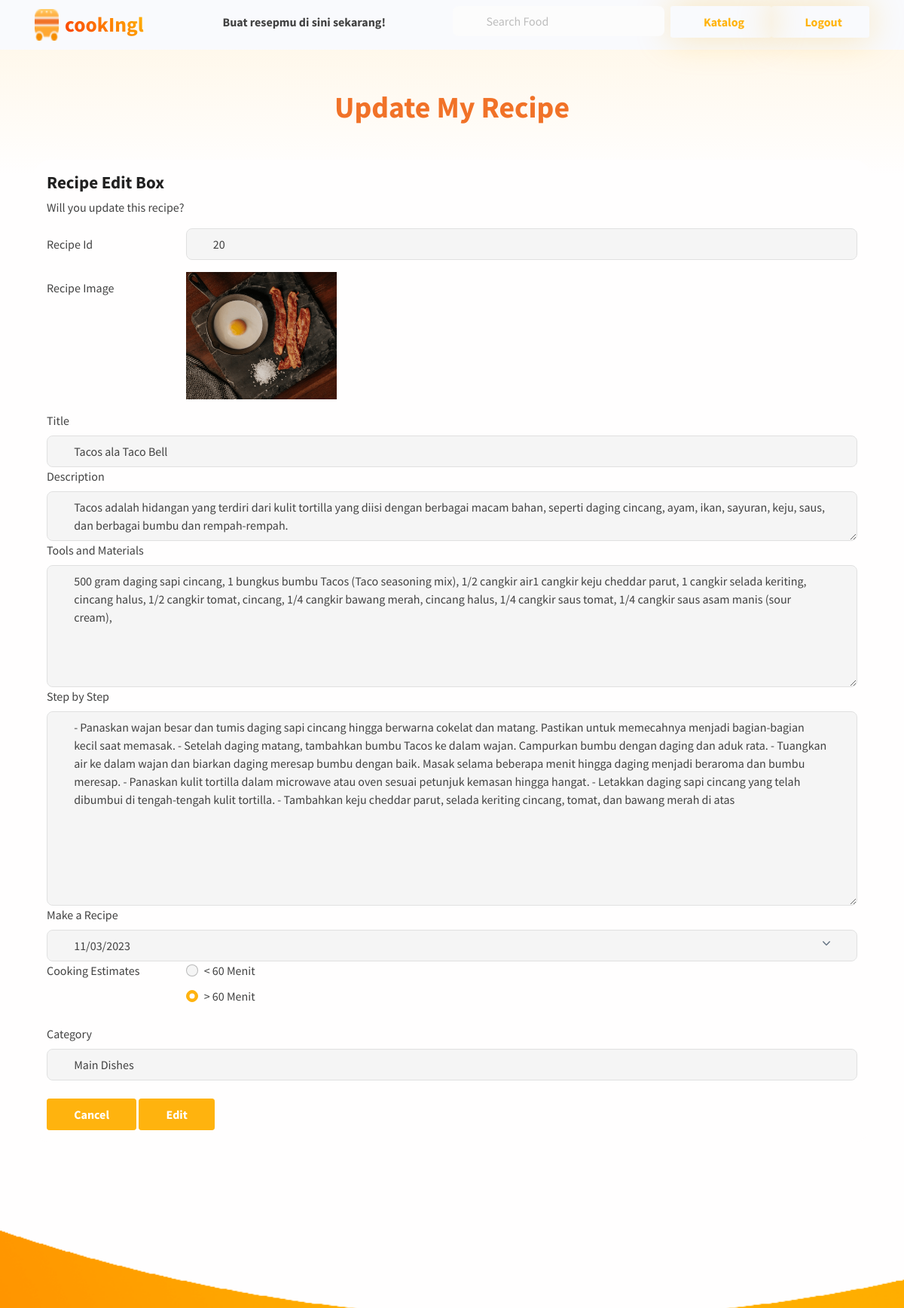
The app's page /web-resepmasakan/edit-resep.php?resep_id=20 (signed in) with its own data.
### tables this page shows
CREATE TABLE `katalog_resep` (
  `resep_id` int(11) NOT NULL,
  `resep_gambar` varchar(200) NOT NULL,
  `resep_judul` varchar(50) NOT NULL,
  `resep_deskripsi` varchar(200) NOT NULL,
  `resep_bahan` text NOT NULL,
  `resep_langkah` text NOT NULL,
  `resep_tanggal` date NOT NULL,
  `resep_waktu` varchar(15) NOT NULL,
  `kategori_id` int(11) NOT NULL
);

### web-resepmasakan/edit-resep.php (the view, shortened to what this page needs)
<!DOCTYPE html>
<html lang="en-US" dir="ltr">
  <head>
    <link href="css/theme.css" rel="stylesheet" />/>
  </head>
  <body>
    <main class="main" id="top">
      <nav class="navbar navbar-expand-lg navbar-light bg-light fixed-top" data-navbar-on-scroll="data-navbar-on-scroll">
        <div class="container"><a class="navbar-brand d-inline-flex" href="index.html"><img class="d-inline-block" src="image/logo.png" alt="logo" /><span class="text-1000 fs-3 fw-bold ms-2 text-gradient">cookIngl</span></a>
          <div class="collapse navbar-collapse border-top border-lg-0 my-2 mt-lg-0" id="navbarSupportedContent">
            <div class="mx-auto pt-5 pt-lg-0 d-block d-lg-none d-xl-block">
              <p class="mb-0 fw-bold text-lg-center">Buat resepmu di sini sekarang!</p>
            </div>
            <form class="d-flex mt-4 mt-lg-0 ms-lg-auto ms-xl-0">
              <div class="input-group-icon pe-2"><i class="fas fa-search input-box-icon text-primary"></i>
                <input class="form-control border-0 input-box bg-100" type="search" placeholder="Search Food" aria-label="Search" />
              </div>
              <a href="katalog.php" class="btn btn-white shadow-warning text-warning"><i class="fas fa-utensils me-2"></i>Katalog</a>
              <a href="logout.php" class="btn btn-white shadow-warning text-warning"><i class="fas fa-user me-2"></i>Logout</a>
            </form>
          </div>
        </div>
      </nav>
      <section class="py-0 bg-primary-gradient">
        <div class="container">
          <div class="row justify-content-center g-0">
            <div class="col-xl-9">
              <div class="col-lg-6 text-center mx-auto mb-3 mb-md-5 mt-4">
                <h5 class="fw-bold text-danger fs-3 fs-lg-5 lh-sm my-6" style="padding-top: 30px;">Update My Recipe</h5>
              </div>
            </div>
          </div>
        </div>
      </section>
      <section class="py-0">
      <div class="container">
      <div class="row">
                <div class="col-md-12 grid-margin stretch-card">
                  <div class="card" style="border-radius: 20px; border: none; margin-top: -20px; margin-bottom: -20px;">
                    <div class="card-body">
                      <?php
                        include ('koneksi.php');
                        $id = "";
                        $gambar_resep = "";
                        $judul_resep = "";
                        $deskripsi_resep = "";
                        $bahan_resep = "";
                        $langkah_resep = "";
                        $tanggal_resep = "";
                        $waktu_resep = "";
                        $kategori_resep = "";
                        if (isset($_GET['resep_id'])){
                          $id=$_GET['resep_id'];
                          $sql_edit=mysqli_query($koneksi,"SELECT * FROM katalog_resep WHERE resep_id='$id'");
                          while ($data=mysqli_fetch_array($sql_edit)){
                              $gambar_resep = $data['resep_gambar'];
                              $judul_resep = $data['resep_judul'];
                              $deskripsi_resep = $data['resep_deskripsi'];
                              $bahan_resep = $data['resep_bahan'];
                              $langkah_resep = $data['resep_langkah'];
                              $tanggal_resep = $data['resep_tanggal'];
                              $waktu_resep = $data['resep_waktu'];
                              $kategori_resep = $data['kategori_id'];
                          }
                        }
                      ?>
                      <form class="forms-sample" action="edit-resep.php" method="POST" enctype="multipart/form-data">
                      <div class="row">
                        <div class="col-12">
                        <h4 class="card-title">Recipe Edit Box</h4>
                        <p cla ss="card-description">
                        Will you update this recipe?
                        </p>
                        </div>
                    </div>
                      <div class="row mb-3">
                        <label for="inputEmail3" class="col-sm-2 col-form-label">Recipe Id</label>
                        <div class="col-sm-10">
                          <input type="text" class="form-control" id="idResep" name="idResep" value="<?php echo $id ?>" readonly="readonly">
                        </div>
                      </div>
                      <div class="row mb-3">
                        <label for="inputEmail3" class="col-sm-2 col-form-label">Recipe Image</label>
                        <div class="col-sm-10">
                          <image width='200px' src='<?php echo "image-posted/".$gambar_resep ?>'>
                        </div>
                      </div>
                      <div class="form-group">
                          <label for="exampleInputTitle">Title</label>
                          <input type="text" class="form-control" id="judulResep" name="judulResep" value="<?php echo $judul_resep ?>">
                        </div>
                        <div class="form-group">
                            <label for="exampleTextarea1">Description</label>
                            <textarea class="form-control" id="deskripsiResep" rows="2" name="deskripsiResep"><?php echo $deskripsi_resep ?>
                        </textarea>
                        </div>
                        <div class="form-group">
                            <label for="exampleTextarea1">Tools and Materials</label>
                            <textarea class="form-control" id="bahanResep" rows="6" name="bahanResep"><?php echo $bahan_resep ?></textarea>
                          </div>
                          <div class="form-group">
                            <label for="exampleTextarea1">Step by Step</label>
                            <textarea class="form-control" id="langkahResep" rows="10" name="langkahResep"><?php echo $langkah_resep ?></textarea>
                          </div>
                          <div class="form-group">
                            <label for="exampleInputDate">Make a Recipe</label>
                            <input type="date" class="form-control" id="tanggalResep" name="tanggalResep" value="<?php echo $tanggal_resep ?>">
                            </div>
                          <fieldset class="row mb-3">
                            <legend class="col-form-label col-sm-2 pt-0">Cooking Estimates</legend>
                            <div class="col-sm-10">
                            <?php
                              if ($waktu_resep=='< 60 Menit'){
                                echo "
                                <div class='form-check'>
                                  <input class='form-check-input' type='radio' name='waktuResep' id='gridRadios1' value='< 60 Menit' checked>
                                  <label class='form-check-label' for='gridRadios1'>
                                    < 60 Menit
                                  </label>
                                </div>
                                <div class='form-check'>
                                  <input class='form-check-input' type='radio' name='waktuResep' id='gridRadios2' value='> 60 Menit'>
                                  <label class='form-check-label' for='gridRadios2'>
                                    > 60 Menit
                                  </label>
                                </div>
                                ";
                              }
                              else
                              {
                                echo "
                                <div class='form-check'>
                                  <input class='form-check-input' type='radio' name='waktuResep' id='gridRadios1' value='< 60 Menit'>
                                  <label class='form-check-label' for='gridRadios1'>
                                    < 60 Menit
                                  </label>
                                </div>
                                <div class='form-check'>
                                  <input class='form-check-input' type='radio' name='waktuResep' id='gridRadios2' value='> 60 Menit' checked>
                                  <label class='form-check-label' for='gridRadios2'>
                                    > 60 Menit
                                  </label>
                                </div>
                                ";
                              }
                            ?>
                            </div>
                        </fieldset>
                                    <div class="form-group">
                                        <label for="exampleSelectCategory">Category</label>
                                        <select class="form-control" id="exampleSelectCategory" name="kategoriResep">
                                        <?php
                                        include('koneksi.php');
                                        $selected_kategori_id = $kategori_resep;
                                        $sql = mysqli_query($koneksi, "SELECT kategori_id, kategori_nama FROM kategori_resep ORDER BY
                                        kategori_id ASC");
                                        while ($row = mysqli_fetch_array($sql)) {
                                            $kategori_id = $row['kategori_id'];
                                            $kategori_nama = $row['kategori_nama'];
                                            $selected = ($kategori_id == $selected_kategori_id) ? 'selected' : '';
                                            echo "<option value='$kategori_id' $selected>" . $kategori_nama . "</option>";
                                        }
                                        ?>
                                        </select>
                                    </div><br>
                                    <button type="reset" class="btn btn-primary mr-2">Cancel</button>
                                    <button type="submit" class="btn btn-primary mr-2" name="kirim" value="Simpan">Edit</button>
                                </form><br/>
                       </div>
                     </div>
                  </div>
                </div>
      </div>
      </section>
      <section>
        <div class="bg-holder" style="background-image:url(image/bg-bawah.png);background-position:center;background-size:cover;">
        </div>
      </section>
    </main>
  </body>
</html>

### records on screen
katalog_resep: resep_gambar (picture), judulResep "Tacos ala Taco Bell", deskripsiResep "Tacos adalah hidangan yang terdiri dari kulit tortilla yang diisi dengan berbagai macam bahan, seperti daging cincang, ayam, ikan, sayuran, keju, saus, dan berbagai bumbu dan rempah-rempah.", bahanResep "500 gram daging sapi cincang, 1 bungkus bumbu Tacos (Taco seasoning mix), 1/2 cangkir air1 cangkir keju cheddar parut, 1 cangkir selada keriting, cincang halus, 1/2 cangkir tomat, cincang, 1/4 cangkir bawang merah, cincang halus, 1/4 cangkir saus tomat, 1/4 cangkir saus asam manis (sour cream),", langkahResep "- Panaskan wajan besar dan tumis daging sapi cincang hingga berwarna cokelat dan matang. Pastikan untuk memecahnya menjadi bagian-bagian kecil saat memasak. - Setelah daging matang, tambahkan bumbu Tacos ke dalam wajan. Campurkan bumbu dengan daging dan aduk rata. - Tuangkan air ke dalam wajan dan biarkan daging meresap bumbu dengan baik. Masak selama beberapa menit hingga daging menjadi beraroma dan bumbu meresap. - Panaskan kulit tortilla dalam microwave atau oven sesuai petunjuk kemasan hingga hangat. - Letakkan daging sapi cincang yang telah dibumbui di tengah-tengah kulit tortilla. - Tambahkan keju cheddar parut, selada keriting cincang, tomat, dan bawang merah di atas", tanggalResep "11/03/2023"

### other values on screen
form field kategoriResep "Main Dishes"
